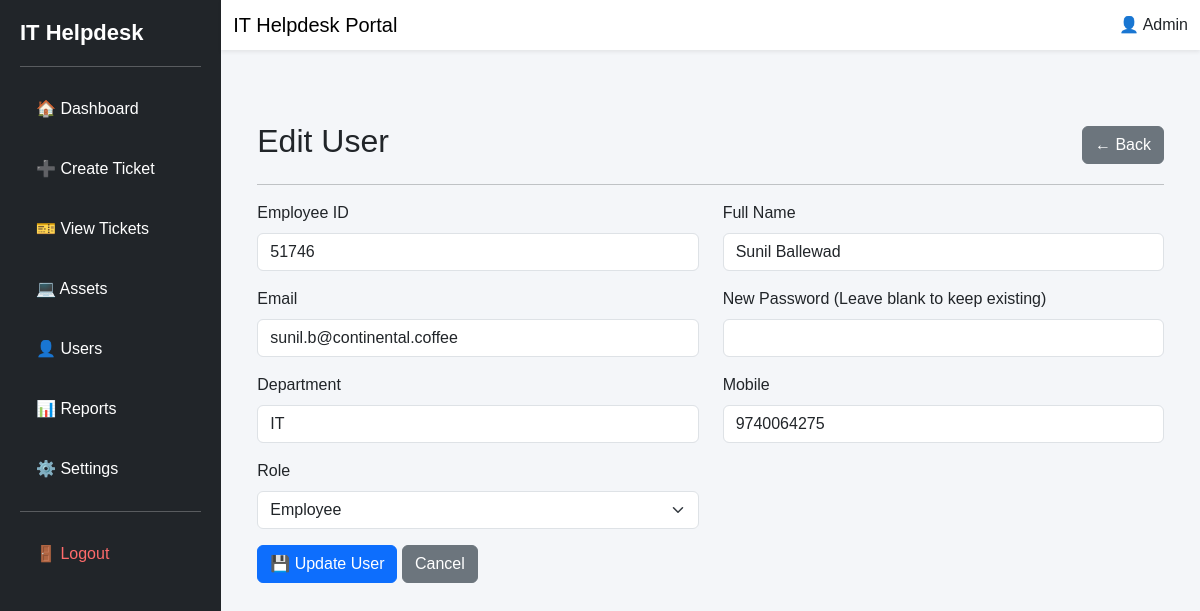
Screenshot of /users/edit/2 (signed in) with the database file from the repository.
### models.py (models this page shows, shortened)
class User(UserMixin, db.Model):
    __tablename__ = "users"
    id = db.Column(db.Integer, primary_key=True)
    employee_id = db.Column(db.String(20), unique=True, nullable=False)
    name = db.Column(db.String(100), nullable=False)
    email = db.Column(db.String(120), unique=True, nullable=False)
    password = db.Column(db.String(255), nullable=False)
    role = db.Column(db.String(20), nullable=False, default="Employee")
    department = db.Column(db.String(100))
    mobile = db.Column(db.String(20))
    is_active = db.Column(db.Boolean, default=True)

### routes/users.py (the view, shortened to what this page needs)
@users.route("/users/edit/<int:id>", methods=["GET", "POST"])
@admin_required
def edit_user(id):
    user = User.query.get_or_404(id)
    return render_template(
        "edit_user.html",
        user=user,
    )

### app.py (called while the page is built)
@login_manager.user_loader
def load_user(user_id):
    return User.query.get(int(user_id))

### routes/users.py (called while the page is built)
def admin_required(f):
    @wraps(f)
    @login_required
    def decorated_function(*args, **kwargs):
        if current_user.role != "Admin":
            abort(403)
        return f(*args, **kwargs)
    return decorated_function

### templates/edit_user.html (shortened to what this page needs)
{% extends "base.html" %}
{% block content %}
<div class="container mt-5">
    <div class="d-flex justify-content-between align-items-center mb-3">
        <h2>Edit User</h2>
        <a href="{{ url_for('users.view_users') }}" class="btn btn-secondary">
            ← Back
        </a>
    </div>
    <hr>
    <form method="POST">
        <div class="row">
            <div class="col-md-6 mb-3">
                <label class="form-label">Employee ID</label>
                <input type="text"
                       name="employee_id"
                       class="form-control"
                       value="{{ user.employee_id }}"
                       required>
            </div>
            <div class="col-md-6 mb-3">
                <label class="form-label">Full Name</label>
                <input type="text"
                       name="name"
                       class="form-control"
                       value="{{ user.name }}"
                       required>
            </div>
            <div class="col-md-6 mb-3">
                <label class="form-label">Email</label>
                <input type="email"
                       name="email"
                       class="form-control"
                       value="{{ user.email }}"
                       required>
            </div>
            <div class="col-md-6 mb-3">
                <label class="form-label">
                    New Password (Leave blank to keep existing)
                </label>
                <input type="password"
                       name="password"
                       class="form-control">
            </div>
            <div class="col-md-6 mb-3">
                <label class="form-label">Department</label>
                <input type="text"
                       name="department"
                       class="form-control"
                       value="{{ user.department }}">
            </div>
            <div class="col-md-6 mb-3">
                <label class="form-label">Mobile</label>
                <input type="text"
                       name="mobile"
                       class="form-control"
                       value="{{ user.mobile }}">
            </div>
            <div class="col-md-6 mb-3">
                <label class="form-label">Role</label>
                <select name="role" class="form-select">
                    <option value="Employee"
                        {% if user.role == "Employee" %}selected{% endif %}>
                        Employee
                    </option>
                </select>
            </div>
        </div>
        <button type="submit" class="btn btn-primary">
            💾 Update User
        </button>
        <a href="{{ url_for('users.view_users') }}"
           class="btn btn-secondary">
            Cancel
        </a>
    </form>
</div>
{% endblock %}

### static/css/style.css (style rules this page uses)
body { margin:0; padding:0; background:#f4f6f9; font-family:Arial, Helvetica, sans-serif; }

### rows the page displays
User: employee_id "51746", name "Sunil Ballewad", email "sunil.b@continental.coffee", department "IT", mobile "9740064275", role "Employee"
